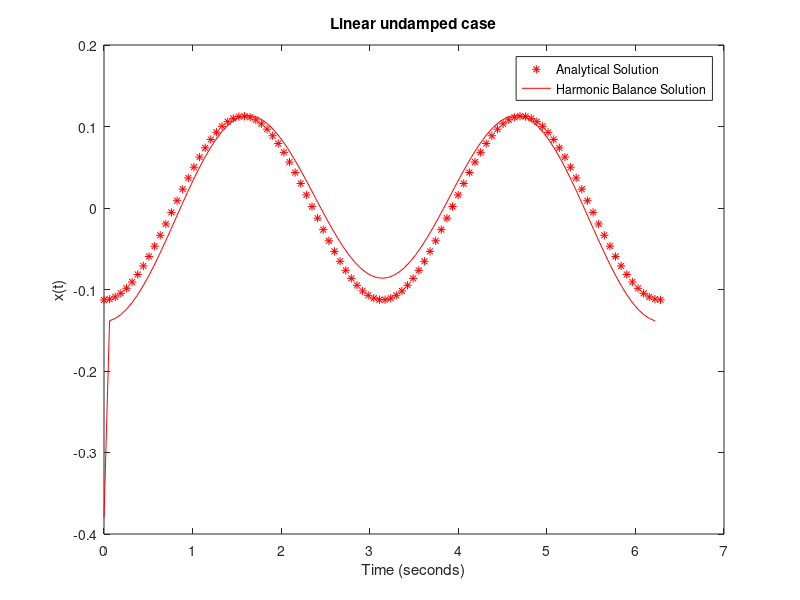

MATLAB code for this plot:
function utsav()
% Utsav Parmar 
% U00768046
clear all
clc
close all

%ddx + dx + x = cos(2*t)

N=100;
t=linspace(0,2*1*pi, N+1);
t = t(1:end-1)';
T=2;
w=2*pi/T;
omega =[0,-1:-1:floor(-N/2),floor(N/2-1):-1:1]'+0.0000001;
Omega=w*omega;
f=cos(2.*t);
F=fft(f);
t_eval = linspace(0,2*pi,100);
X_analytical = (cos(2*t_eval)/(1-w.^2));
%plot(t_eval,X_analytical, '-r');
x0 = 0*ones(N,1);

X1 = fminsearch(uvfun(),F);

function RES = uvfun(x0)
 dX=Omega.*F;
 dx=ifft(dX);
 ddx = ifft(-Omega.^2.*F);
 x0=ddx./Omega.^2;
 error = (ddx + x0 - f);
 RES = @(F) sum((error).^2);
end
 plot(t_eval,X_analytical,'r*',t,ifft(X1)/(1-w.^2), 'r-');
 xlabel('Time (seconds)');
 ylabel('x(t)');
 title('Linear undamped case')
 legend('Analytical Solution','Harmonic Balance Solution')
end